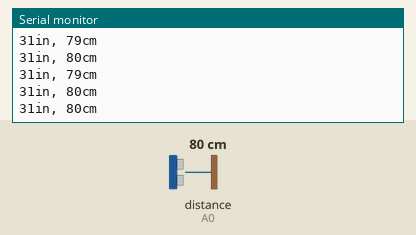
Bench run of a sketch on a simulated Arduino Uno, built with avr-gcc and run on an emulated ATmega328P. On the bench: the last lines printed to the serial monitor. Wiring (inferred from the names in the program): ultrasonic range finder: trigger pin 3; echo A0. Inputs (shaded band) come from the test bench; at power-on: distance to the obstacle (sensor on A0) 80 cm. The echo pulse lasts 58.3 µs per cm.

Above: at 1.3 s.
1.4 s: distance to the obstacle (sensor on A0) set to 2 cm
At 1.72 s:
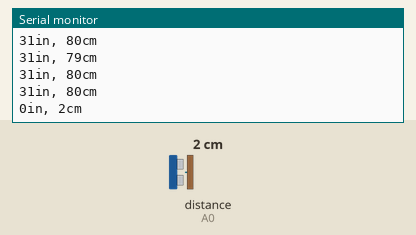
2.9 s: distance to the obstacle (sensor on A0) set to 35 cm
At 3.0 s:
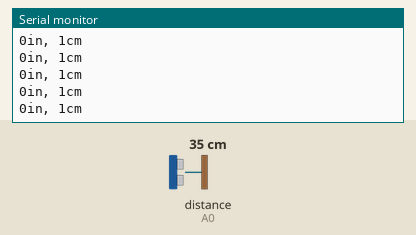
Timing chart, 0 to 5.9 s (numbered marks = the images above; inputs shaded):
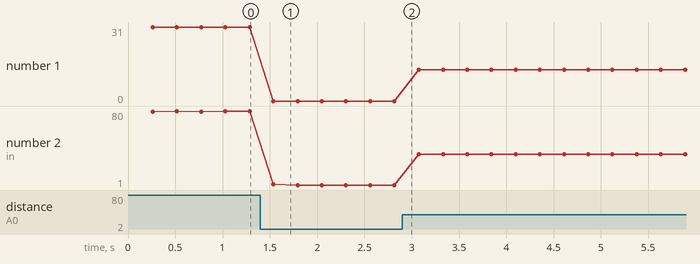

Measured:
- after the input at 1.4 s, the serial monitor: prints a new line after 0.14 s (image 1)
- plotted number 1: 31 → 0 after the input at 1.4 s, 0 → 13 after the input at 2.9 s
- plotted number 2: 80 → 1 after the input at 1.4 s, 1 → 34 after the input at 2.9 s

The sketch:

proximity_test.ino
```cpp
// Pin setup
const int trigger_pin = 3;
const int echo_pin    = A0;

void setup() {
  // put your setup code here, to run once:
  Serial.begin(9000);
  pinMode(trigger_pin, OUTPUT);
  pinMode(echo_pin, INPUT);
}

void loop() {
  // put your main code here, to run repeatedly:
  sound_pulse();
}

void sound_pulse() {
  // Setting up timer for pulsing
  static unsigned long long previousmillisA = 0;
  unsigned long long currentmillisA = micros();

  // Setting up timer for determining when to pulse
  static unsigned long previousmillisB = 0;
  unsigned long currentmillisB = millis();
  static int state = HIGH;

  //Sending pulses
  if(currentmillisB - previousmillisB > 255 && state == HIGH) {
    // Setting up timers
    previousmillisB = millis();
    previousmillisA = micros();

    // Sending sound pulse
    digitalWrite(trigger_pin, state);
    state = !state;
  // Turning off speakers
  } else if(currentmillisA - previousmillisA > 10 && state == LOW) {
    // Turning off speakers
    digitalWrite(trigger_pin, state);
    digitalWrite(13, state);
    state = !state;

    // Printing data
    long duration = pulseIn(echo_pin, HIGH);

    // convert the time into a distance
    long cm = (duration/2) / 29.1;
    long inches = (duration/2) / 74;

    Serial.print(inches);
    Serial.print("in, ");
    Serial.print(cm);
    Serial.print("cm");
    Serial.println();
  }
}
```
